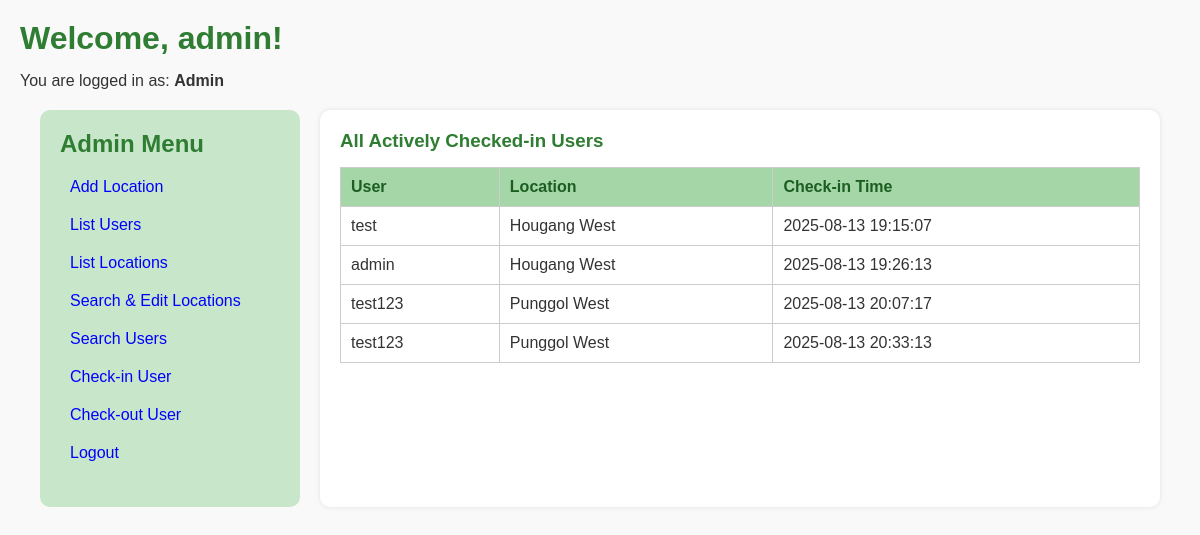
Page /dashboard.php (signed in) on the committed database.
### tables this page shows
CREATE TABLE `checkins` (
  `id` int(11) NOT NULL,
  `user_id` int(11) NOT NULL,
  `location_id` int(11) NOT NULL,
  `checkin_time` datetime NOT NULL,
  `checkout_time` datetime DEFAULT NULL,
  `cost` decimal(8,2) DEFAULT NULL
);

CREATE TABLE `users` (
  `id` int(11) NOT NULL,
  `name` varchar(100) NOT NULL,
  `phone` varchar(20) DEFAULT NULL,
  `email` varchar(100) NOT NULL,
  `password` varchar(255) NOT NULL,
  `type` enum('user','admin') NOT NULL
);

CREATE TABLE `locations` (
  `id` int(11) NOT NULL,
  `description` varchar(255) NOT NULL,
  `total_stations` int(11) NOT NULL,
  `cost_per_hour` decimal(6,2) NOT NULL
);

### dashboard.php (the view, shortened to what this page needs)
<?php
require 'classes/Checkin.php';
$checkin = new Checkin($conn);
$userName = $_SESSION['user_name'];
$userType = $_SESSION['user_type'];
if ($userType === 'admin') {
    $stmt = $conn->query("
        SELECT c.id, u.name, l.description, c.checkin_time
        FROM checkins c
        JOIN users u ON c.user_id = u.id
        JOIN locations l ON c.location_id = l.id
        WHERE c.checkout_time IS NULL
        ORDER BY c.checkin_time ASC
    ");
    $active_checkins = $stmt->fetch_all(MYSQLI_ASSOC);
} else {
    $active_checkins = $checkin->getActiveCheckinsById($_SESSION['user_id']);
    $past_checkins = $checkin->getPastCheckins($_SESSION['user_id']);
}
?>
<!DOCTYPE html>
<html lang="en">
<head>
    <link rel="stylesheet" href="css/styles.css">
</head>
<body>
    <h1>Welcome, <?= htmlspecialchars($userName) ?>!</h1>
    <p>You are logged in as: <strong><?= ucfirst($userType) ?></strong></p>
    <div class="dashboard-container">
        <div class="sidebar">
            <?php if ($userType === "admin"): ?>
                <h2>Admin Menu</h2>
                <ul>
                    <li><a href="add_location.php">Add Location</a></li>
                    <li><a href="list_users.php">List Users</a></li>
                    <li><a href="list_locations.php">List Locations</a></li>
                    <li><a href="search_location.php">Search & Edit Locations</a></li>
                    <li><a href="search_user.php">Search Users</a></li>
                    <li><a href="admin_checkin.php">Check-in User</a></li>
                    <li><a href="admin_checkout.php">Check-out User</a></li>
                    <li><a href="logout.php">Logout</a></li>
                </ul>
            <?php endif; ?>
        </div>
        <div class="main-content">
            <?php if ($userType === "admin"): ?>
                <h3>All Actively Checked-in Users</h3>
                <table border="1">
                    <tr>
                        <th>User</th>
                        <th>Location</th>
                        <th>Check-in Time</th>
                    </tr>
                    <?php foreach($active_checkins as $c): ?>
                        <tr>
                            <td><?= htmlspecialchars($c['name']) ?></td>
                            <td><?= htmlspecialchars($c['description']) ?></td>
                            <td><?= htmlspecialchars($c['checkin_time']) ?></td>
                        </tr>
                    <?php endforeach; ?>
                </table>
            <?php endif; ?>
        </div>
    </div>
</body>
</html>

### css/styles.css (style rules this page uses)
body, h1, h2, h3, p, ul, li, table { margin: 0; padding: 0; box-sizing: border-box; }
body { font-family: Arial, sans-serif; background-color: #f9f9f9; color: #333; padding: 20px; }
h1, h2, h3 { color: #2e7d32; margin-bottom: 15px; }
a { color: #388e3c; text-decoration: none; }
ul { list-style: none; margin-bottom: 20px; }
ul li { margin: 5px 0; }
table { width: 100%; border-collapse: collapse; margin-bottom: 20px; }
table th, table td { border: 1px solid #ccc; padding: 8px; text-align: left; }
table th { background-color: #c8e6c9; }
.dashboard-container { display: flex; gap: 20px; padding: 20px; }
.sidebar { width: 220px; background-color: #c8e6c9; padding: 20px; border-radius: 10px; height: fit-content; }
.sidebar h2 { color: #2e7d32; margin-bottom: 15px; }
.sidebar ul { padding-left: 0; list-style-type: none; }
.sidebar li { margin-bottom: 10px; }
.sidebar a { text-decoration: none; color: blue; display: block; padding: 5px 10px; border-radius: 5px; }
.main-content { flex: 1; background-color: #fff; padding: 20px; border-radius: 10px; box-shadow: 0 0 5px rgba(0,0,0,0.1); }
.main-content table { width: 100%; border-collapse: collapse; }
.main-content th, .main-content td { padding: 10px; border: 1px solid #ccc; text-align: left; }
.main-content th { background-color: #a5d6a7; color: #1b5e20; }

### rows in the picture
checkins: user.name "test", location.description "Hougang West", checkin_time "2025-08-13 19:15:07"
checkins: user.name "admin", location.description "Hougang West", checkin_time "2025-08-13 19:26:13"
checkins: user.name "test123", location.description "Punggol West", checkin_time "2025-08-13 20:07:17"
checkins: user.name "test123", location.description "Punggol West", checkin_time "2025-08-13 20:33:13"

### other values in the picture
$userName "admin"
$userType "Admin"
